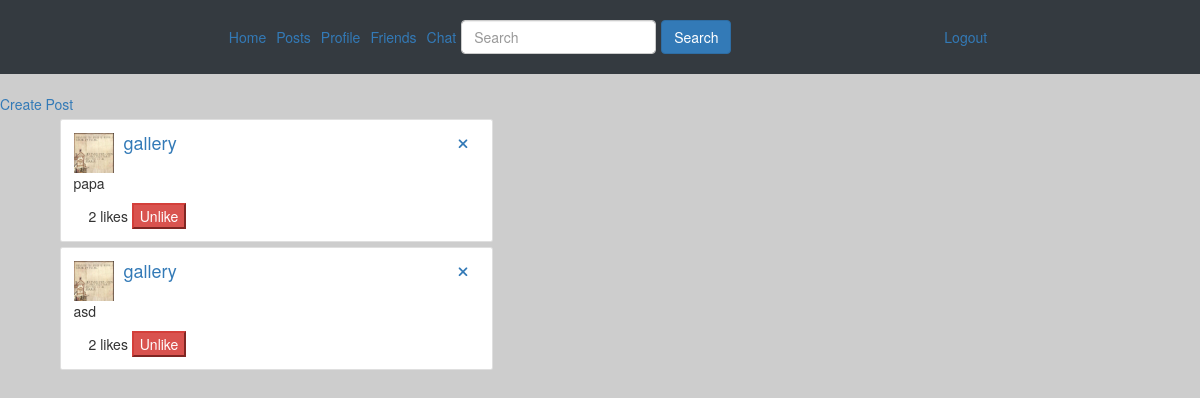
Page /profile/gallery/posts (signed in) on the earlier database version.
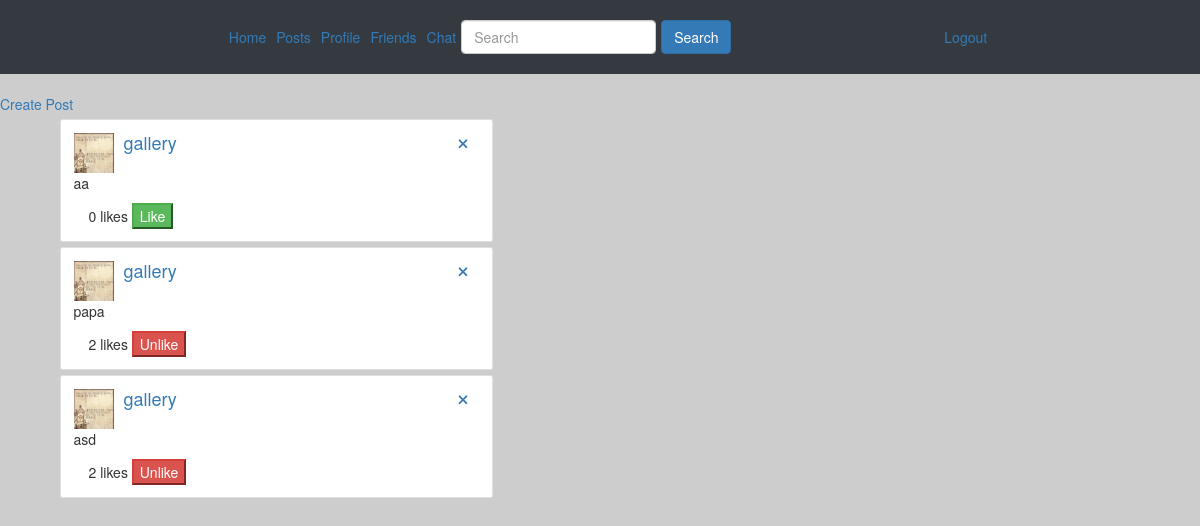
Same page on the later database version.
### postfeed/models.py (models this page shows, shortened)
class Post(models.Model):
    user = models.ForeignKey(User, on_delete=models.CASCADE, related_name="post", null=True)
    body = models.TextField()
    liked = models.ManyToManyField(User, default=None, blank=True, related_name="liked")
    creation_date = models.DateTimeField(auto_now_add=True)

### profiles/models.py (models this page shows, shortened)
class UserProfile(models.Model):
    user = models.OneToOneField(User, on_delete=models.CASCADE)
    age = models.IntegerField(blank=True, null=True)
    gender = models.CharField(max_length=25, null=True, blank=True, default="")
    icon = models.ImageField(upload_to=upload_path, blank=True, null=True, default='photos/default.jpg')
    gallery = models.ImageField(upload_to=upload_path, blank=True, null=True)
    friends = models.ManyToManyField("UserProfile", blank=True)

### postfeed/views.py (the view)
# urls.py: path('profile/<username>/posts', views.posts, name='posts'),
@login_required
def posts(request, username):
    searched_user = User.objects.get(username=username)
    posts = searched_user.post.all().order_by('-creation_date')
    return render(request, 'postfeed/posts.html', context={'searched_user': searched_user, 'posts': posts})

### postfeed/templates/postfeed/posts.html (shortened to what this page needs)
{% extends 'main/base.html' %}
{% block content %}
{% if searched_user.username == user.username %}
<a href="{% url 'postfeed:create' %}">Create Post</a>
{% endif %}
{% if posts %}
{% for post in posts %}
<div class="container mt-2">
  <div class="col-md-5">
    <div class="card card-default">
      <div class="card-body">
        <section class="post-heading">
          <div class="row">
            <div class="col-md-11">
              <div class="media">
                <div class="media-left">
                  <a href="#">
                    <img class="media-object photo-profile" src="{{ searched_user.userprofile.icon.url }}" width="40" height="40" alt="...">
                  </a>
                </div>
                <div class="media-body">
                  <a href="{% url 'profiles:profile' post.user.username %}" class="anchor-username">
                    <h4 class="media-heading">{{ searched_user.get_username }}</h4>
                  </a>
                </div>
              </div>
            </div>
            <div>
              {% if user.username == searched_user.username %}
                <a href="{% url 'postfeed:delete_post' post.pk %} " onclick="return confirm('Are you sure you want to delete this?')"><i class="fas fa-times"></i></a>
              {% endif %}
            </div>
          </div>
        </section>
        <section class="post-body">
          <p>{{ post.body }}</p>
        </section>
        <section class="post-footer">
          <div class="post-footer-option container">
              <div style="display:inline-block">{{ post.liked.all.count }} likes</div>
              <div style="display:inline-block">
                <form action="{% url 'postfeed:like_post_self' %}" method="POST" >
                {% if user not in post.liked.all %}
                  <button class="btn-success" type="submit">Like</button>
                {% else %}
                  <button class="btn-danger" type="submit">Unlike</button>
                {% endif %}
            </form>
              </div>
          </div>
        </section>
      </div>
    </div>
  </div>
</div>
{% endfor %}
{% else %}
    <p>No posts are available.</p>
{% endif %}
{% endblock %}

Differences in the rows shown:
added Post: userprofile.icon (picture), {{ searched_user.get_username }} "gallery", body "aa", liked.all.count "0", shows "Like"
